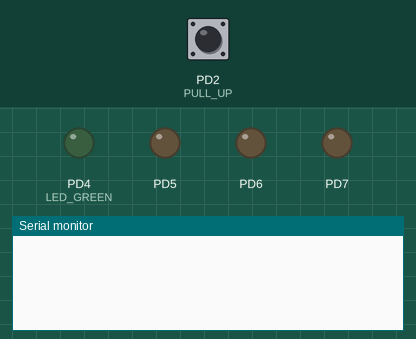
Recording of a program running on a simulated ATmega328P, built with avr-gcc and emulated at 16 MHz. On the bench: output pins drawn as LEDs (lit = HIGH), the last lines printed to the serial monitor. The test bench sets the inputs (shaded band); at power-on: PD2 (PULL_UP) HIGH.

Above: at 1.2 s.
1.3 s: PD2 (PULL_UP) pulled LOW for 0.15 s
At 2.5 s:
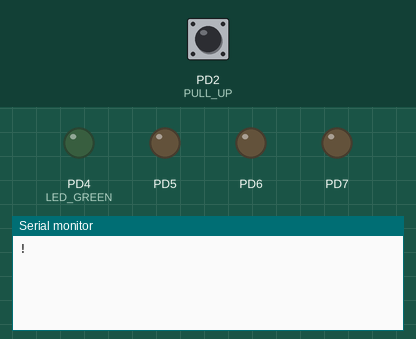
2.9 s: PD2 (PULL_UP) pulsed LOW 2 times (0.12 s each, 0.3 s apart)
At 4.0 s:
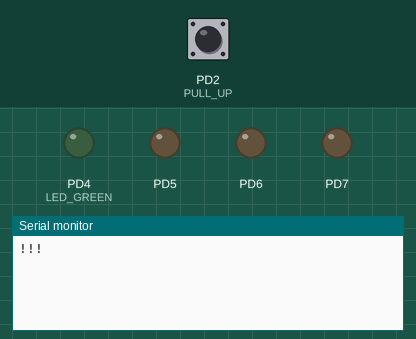

Measured:
- after the input at 1.3 s, the serial monitor: prints a new line at once (image 1)
- after the input at 2.9 s, the serial monitor: prints a new line at once (image 2)

The program:

main.c
```c
/*
 * E4.c
 *
 * Created: 04/03/2024 11:11:31
 * Author : DCE
 */

#include <avr/io.h>
#include <avr/interrupt.h>
#include <util/delay.h>
#include "USART.h"
#include "PORTS.h"
#include "MACROS.h"
#include "PARAMETERS.h"
#include "EXT_INT.h"

ISR(INT0_vect) {	//si ha entrado aqui es que el botton se ha pulsado
	_delay_ms (10);

	static char datum=0x21;

	//if(is_tx_AVALIABLE){}
	if(UCSR0A & (1<<UDRE0)){
			UDR0=datum;
	}

	/*
	#if 0
		USART0_putchar(datum);
	#endif
	*/


	//USART0_putchar(datum);

	if(datum >= 0x7F ){
		datum = 0x21; //Like module
		USART0_putString("/f");
	}


	else
		datum++;	//increment if else

}

ISR(USART_RX_vect){
	GPIO01_OUT=(GPIO01_OUT&0b00001111)|((UDR0 & 0x0F)<<BIT0);
}

int main(void)
{

		GPIO_init();

		//INT0
		// Configurar INT0 con trigger en falling edge
		INT0_config(FALLING);
		// Habilitar INT0
		INT0_enable();

		//USART SETUP
		USART0_init(UBRR_VALUE);
		USART0_enaInterrupt_RX();

		sei(); //enable global interrumps


		uint8_t counter =0;
		while (1)
		{

		}
}


/*
ISR(USART_UDRE_vect){
	static char* strPointer="Hello World\n\r;"

	if(*strPointer!=0){
		UDR0=*strPointer;
		strPointer++;
	}
	else{

		USART0_disableInterrupt_TX();
		strPointer="HelloWorld\n\r";
	}
}
*/
```

EXT_INT.h
```c
/*
 * EXT_INT.h
 *
 * Created: 04/03/2024 12:23:50
 *  Author: DCE
 */


#ifndef EXT_INT_H_
#define EXT_INT_H_


#define FALLING 1

void INT0_config(int state) {
	// Configuración del trigger para INT0
	EICRA = (EICRA & ~(1<<ISC00)) | (state << ISC01);
	// Configuración del trigger para INT1, manteniéndolo en el valor predeterminado
	EICRA &= ~(1<<ISC10);
}

void INT0_enable() {
	// Habilitar la interrupción INT0
	EIMSK |= (1<<INT0);
}


//Interrucciones RX
static inline void USART0_enaInterrupt_RX() {
	// Enable USART0 RX interrupt
	//UCSR0B |= (1 << RXCIE0);
	UCSR0B |= (1 << UDRIE0);
}


static inline void USART0_disableInterrupt_RX() {
	// Disable USART0 RX interrupt
	//UCSR0B &= ~(1 << RXCIE0);
	UCSR0B &= ~(1 << UDRIE0);
}

//Interrucciones TX
static inline void USART0_enaInterrupt_TX() {
	// Enable USART0 TX interrupt
	UCSR0B |= (1 << TXCIE0);
}


static inline void USART0_disableInterrupt_TX() {
	// Disable USART0 TX interrupt
	UCSR0B &= ~(1 << TXCIE0);
}


#endif /* EXT_INT_H_ */
```

MACROS.h
```c
/*
 * MACROS.h
 *
 * Created: 19/02/2024 10:16:42
 *  Author: DCE
 */


#ifndef MACROS_H_
#define MACROS_H_

//P2-Project 6
#define SETBIT(ADDRESS,BIT)		(ADDRESS |= (1<<BIT))
#define CLEARBIT(ADDRESS,BIT)	(ADDRESS &= ~(1<<BIT))
#define TOGGLEBIT(ADDRESS,BIT)	(ADDRESS ^= (1<<BIT))

//P2-Project 7

#define READ_PIN(ADDRESS,BIT)	(ADDRESS & (1<<BIT))	//Lee el estado del botón
#define BUTTON_PRESSED			0						//Cual es el estado del falso


#endif /* MACROS_H_ */
```

PARAMETERS.h
```c
/*
 * PARAMETERS.h
 *
 * Created: 19/02/2024 10:25:37
 *  Author: DCE
 */


#ifndef PARAMETERS_H_
#define PARAMETERS_H_

#define DEBOUNCE_TIME 20
#define BLINK_TIME 1000
#define MASK 0b00000111

#endif /* PARAMETERS_H_ */
```

USART.c
```c
/*
 * USART.c
 *
 * Created: 04/03/2024 9:57:25
 *  Author: DCE
 */


#include <avr/io.h>
#include "USART.h"


void USART0_putchar(unsigned char data){
	//1.Polling; if UDRE0 is 0 waits
	while(!(UCSR0A & (1<<UDRE0)));

	//load register
	UDR0=data;
}

void USART0_putString(char* strPointer){
	//1.
	while(*strPointer){
		USART0_putchar(*strPointer);
		//_delay_ms(1000);
		strPointer++;
	}
}

void USART0_init(uint16_t valueUBBR){
	/* Configuración del USART */

	// Configuración de la velocidad de transmisión
	UBRR0H = (unsigned char) (valueUBBR >> 8);  // Configura el registro de velocidad de transmisión de alta
	UBRR0L = (unsigned char) valueUBBR;  // Configura el registro de velocidad de transmisión de baja

	// Habilita la recepción y la transmisión
	UCSR0B |= (1 << RXEN0) | (1 << TXEN0);  // Habilita el receptor y el transmisor

	// Configuración del formato de trama: 8 bits de datos, 1 bit de parada
	UCSR0C |= (1 << UCSZ01) | (1 << UCSZ00);  // Establece el tamaño de la trama en 8 bits
	//-----------------------------------
}

unsigned char USART0_getchar() {
	// Wait for data to be received
	while (!(UCSR0A & (1 << RXC0)));
	// Get and return received data from buffer
	return UDR0;
}
```

USART.h
```c
/*
 * USART.h
 *
 * Created: 04/03/2024 9:54:23
 *  Author: DCE
 */


// USART.h

#ifndef USART_H_
#define USART_H_

#include <avr/io.h>

#define F_CPU 16000000UL
#define BAUD  9600
#define UBRR_VALUE ((F_CPU/(16UL*BAUD))-1)

void USART0_putchar(unsigned char);
void USART0_putString(char*);
void USART0_init(uint16_t);
unsigned char USART0_getchar();


#endif /* USART_H_ */
```

PORTS.h
```c
/*
 * PORTS.h
 *
 * Created: 19/02/2024 10:16:24
 *  Author: DCE
 */


#ifndef PORTS_H_
#define PORTS_H_

/*DEFINIMOS LOS PUERTOS QUE VAMOS A USAR*/

//Proyecto 6

//MCU port where the led is connected. mode conf register
#define GPIO01_MODE DDRD

//Pin of port where the led is connected config as output
#define LED_RED_MODE	DDD3
#define LED_GREEN_MODE	DDD4

//MCU port where the led is connected
#define GPIO01_OUT PORTD

//pull-up
#define PULL_UP PORTD2

//Proyecto 7

#define LED_GREEN PORTD4
#define LED_RED PORTD3

#define GPIO01_IN PIND
#define BUTTON PIND2

#define BIT0 DDD4
#define BIT1 DDD5
#define BIT2 DDD6
#define BIT3 DDD7


static inline void GPIO_init(){
		//1.- Set output pins
		//GPIO01_MODE |=(1<<LED_RED_MODE )|(1<<LED_GREEN_MODE );
		 GPIO01_OUT |= (1<<PULL_UP);
		 GPIO01_MODE |= (1 << BIT0) | (1 << BIT1) | (1 << BIT2) | (1 << BIT3); // Set PD3, PD4, PD5, PD6 as output pins

}


#endif /* PORTS_H_ */
```
